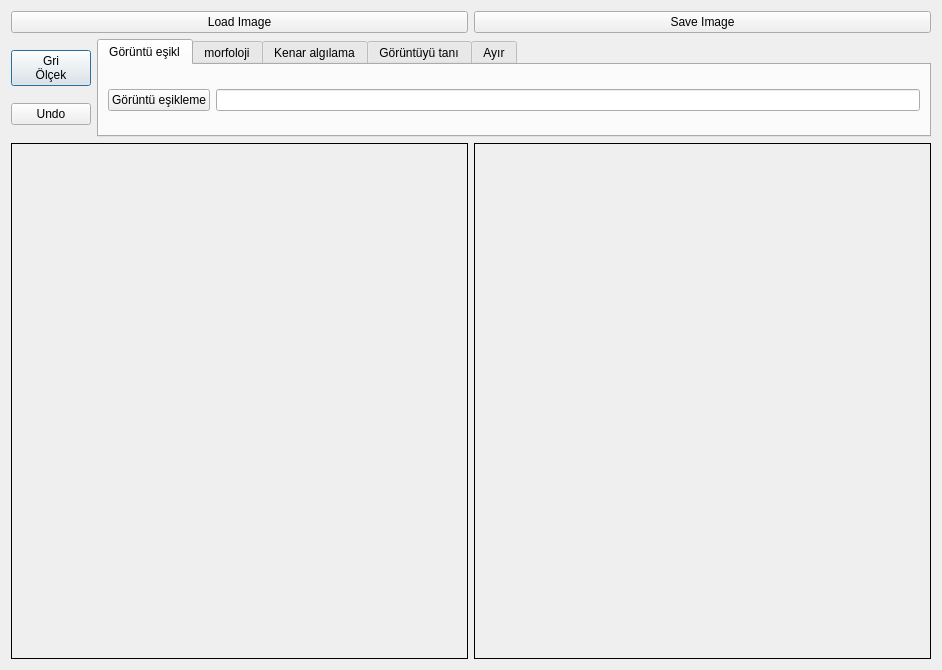
<?xml version="1.0" encoding="UTF-8"?>
<ui version="4.0">
 <class>Dialog</class>
 <widget class="QDialog" name="Dialog">
  <property name="windowModality">
   <enum>Qt::NonModal</enum>
  </property>
  <property name="geometry">
   <rect>
    <x>0</x>
    <y>0</y>
    <width>942</width>
    <height>670</height>
   </rect>
  </property>
  <property name="windowTitle">
   <string>Dialog</string>
  </property>
  <layout class="QGridLayout" name="gridLayout_11">
   <item row="1" column="0">
    <layout class="QHBoxLayout" name="horizontalLayout">
     <item>
      <layout class="QVBoxLayout" name="verticalLayout_2">
       <item>
        <widget class="QPushButton" name="grayButton">
         <property name="text">
          <string>Gri
Ölçek</string>
         </property>
        </widget>
       </item>
       <item>
        <widget class="QPushButton" name="undoButton">
         <property name="sizePolicy">
          <sizepolicy hsizetype="Minimum" vsizetype="Fixed">
           <horstretch>0</horstretch>
           <verstretch>0</verstretch>
          </sizepolicy>
         </property>
         <property name="focusPolicy">
          <enum>Qt::NoFocus</enum>
         </property>
         <property name="styleSheet">
          <string notr="true"/>
         </property>
         <property name="text">
          <string>Undo</string>
         </property>
        </widget>
       </item>
      </layout>
     </item>
     <item>
      <widget class="QTabWidget" name="tabWidget">
       <property name="sizePolicy">
        <sizepolicy hsizetype="Expanding" vsizetype="Preferred">
         <horstretch>0</horstretch>
         <verstretch>0</verstretch>
        </sizepolicy>
       </property>
       <property name="focusPolicy">
        <enum>Qt::NoFocus</enum>
       </property>
       <property name="currentIndex">
        <number>0</number>
       </property>
       <widget class="QWidget" name="tab">
        <property name="enabled">
         <bool>true</bool>
        </property>
        <attribute name="title">
         <string>Görüntü eşikl</string>
        </attribute>
        <layout class="QGridLayout" name="gridLayout_3">
         <item row="0" column="0">
          <layout class="QGridLayout" name="gridLayout_2">
           <item row="0" column="1">
            <widget class="QLineEdit" name="thresholdValue"/>
           </item>
           <item row="0" column="0">
            <widget class="QPushButton" name="thresholdButton">
             <property name="focusPolicy">
              <enum>Qt::NoFocus</enum>
             </property>
             <property name="text">
              <string>Görüntü eşikleme</string>
             </property>
            </widget>
           </item>
          </layout>
         </item>
        </layout>
       </widget>
       <widget class="QWidget" name="tab_2">
        <attribute name="title">
         <string>morfoloji</string>
        </attribute>
        <layout class="QGridLayout" name="gridLayout_6">
         <item row="0" column="0">
          <layout class="QGridLayout" name="gridLayout_5">
           <item row="0" column="0">
            <widget class="QComboBox" name="morBox">
             <item>
              <property name="text">
               <string>Dilation</string>
              </property>
             </item>
             <item>
              <property name="text">
               <string>Erosion</string>
              </property>
             </item>
             <item>
              <property name="text">
               <string>aç</string>
              </property>
             </item>
             <item>
              <property name="text">
               <string>kapat</string>
              </property>
             </item>
            </widget>
           </item>
           <item row="0" column="1">
            <layout class="QHBoxLayout" name="horizontalLayout_2">
             <item>
              <layout class="QGridLayout" name="gridLayout_4">
               <item row="1" column="0">
                <widget class="QLabel" name="label_4">
                 <property name="sizePolicy">
                  <sizepolicy hsizetype="Fixed" vsizetype="Fixed">
                   <horstretch>0</horstretch>
                   <verstretch>0</verstretch>
                  </sizepolicy>
                 </property>
                 <property name="text">
                  <string>Iteration</string>
                 </property>
                 <property name="alignment">
                  <set>Qt::AlignCenter</set>
                 </property>
                </widget>
               </item>
               <item row="0" column="1">
                <widget class="QLineEdit" name="kersizeEdit">
                 <property name="sizePolicy">
                  <sizepolicy hsizetype="Fixed" vsizetype="Fixed">
                   <horstretch>0</horstretch>
                   <verstretch>0</verstretch>
                  </sizepolicy>
                 </property>
                </widget>
               </item>
               <item row="0" column="0">
                <widget class="QLabel" name="label_3">
                 <property name="sizePolicy">
                  <sizepolicy hsizetype="Fixed" vsizetype="Fixed">
                   <horstretch>0</horstretch>
                   <verstretch>0</verstretch>
                  </sizepolicy>
                 </property>
                 <property name="text">
                  <string>Kernel Size</string>
                 </property>
                 <property name="alignment">
                  <set>Qt::AlignCenter</set>
                 </property>
                </widget>
               </item>
               <item row="1" column="1">
                <widget class="QLineEdit" name="iterEdit">
                 <property name="sizePolicy">
                  <sizepolicy hsizetype="Fixed" vsizetype="Fixed">
                   <horstretch>0</horstretch>
                   <verstretch>0</verstretch>
                  </sizepolicy>
                 </property>
                </widget>
               </item>
              </layout>
             </item>
             <item>
              <widget class="QPushButton" name="morButton">
               <property name="sizePolicy">
                <sizepolicy hsizetype="Fixed" vsizetype="Maximum">
                 <horstretch>0</horstretch>
                 <verstretch>0</verstretch>
                </sizepolicy>
               </property>
               <property name="focusPolicy">
                <enum>Qt::NoFocus</enum>
               </property>
               <property name="text">
                <string>Refresh</string>
               </property>
              </widget>
             </item>
             <item>
              <spacer name="horizontalSpacer">
               <property name="orientation">
                <enum>Qt::Horizontal</enum>
               </property>
               <property name="sizeType">
                <enum>QSizePolicy::Minimum</enum>
               </property>
               <property name="sizeHint" stdset="0">
                <size>
                 <width>40</width>
                 <height>20</height>
                </size>
               </property>
              </spacer>
             </item>
            </layout>
           </item>
          </layout>
         </item>
        </layout>
       </widget>
       <widget class="QWidget" name="tab_3">
        <attribute name="title">
         <string>Kenar algılama</string>
        </attribute>
        <layout class="QGridLayout" name="gridLayout_9">
         <item row="0" column="0">
          <layout class="QGridLayout" name="gridLayout_7">
           <item row="0" column="0">
            <widget class="QComboBox" name="edgeBox">
             <property name="sizePolicy">
              <sizepolicy hsizetype="Expanding" vsizetype="Fixed">
               <horstretch>0</horstretch>
               <verstretch>0</verstretch>
              </sizepolicy>
             </property>
             <item>
              <property name="text">
               <string>Laplasyen</string>
              </property>
             </item>
             <item>
              <property name="text">
               <string>Sobel</string>
              </property>
             </item>
             <item>
              <property name="text">
               <string>Perwitt</string>
              </property>
             </item>
             <item>
              <property name="text">
               <string>Frei &amp; Chen</string>
              </property>
             </item>
            </widget>
           </item>
           <item row="0" column="1">
            <widget class="QPushButton" name="edgeButton">
             <property name="sizePolicy">
              <sizepolicy hsizetype="Expanding" vsizetype="Fixed">
               <horstretch>0</horstretch>
               <verstretch>0</verstretch>
              </sizepolicy>
             </property>
             <property name="focusPolicy">
              <enum>Qt::NoFocus</enum>
             </property>
             <property name="text">
              <string>Go!</string>
             </property>
            </widget>
           </item>
          </layout>
         </item>
        </layout>
       </widget>
       <widget class="QWidget" name="tab_4">
        <attribute name="title">
         <string>Görüntüyü tanı</string>
        </attribute>
        <layout class="QGridLayout" name="gridLayout_8">
         <item row="0" column="0">
          <layout class="QVBoxLayout" name="verticalLayout">
           <item>
            <widget class="QLabel" name="label">
             <property name="text">
              <string>Şu anda Yalnızca İkili Görüntüyü Destekleyin</string>
             </property>
             <property name="alignment">
              <set>Qt::AlignCenter</set>
             </property>
            </widget>
           </item>
           <item>
            <widget class="QPushButton" name="seedButton">
             <property name="sizePolicy">
              <sizepolicy hsizetype="Minimum" vsizetype="Fixed">
               <horstretch>0</horstretch>
               <verstretch>0</verstretch>
              </sizepolicy>
             </property>
             <property name="focusPolicy">
              <enum>Qt::NoFocus</enum>
             </property>
             <property name="text">
              <string>Seeding</string>
             </property>
            </widget>
           </item>
          </layout>
         </item>
        </layout>
       </widget>
       <widget class="QWidget" name="tab_5">
        <attribute name="title">
         <string>Ayır</string>
        </attribute>
        <layout class="QGridLayout" name="gridLayout_10">
         <item row="0" column="0">
          <layout class="QGridLayout" name="gridLayout_13">
           <item row="0" column="0">
            <widget class="QPushButton" name="drawButton">
             <property name="enabled">
              <bool>true</bool>
             </property>
             <property name="focusPolicy">
              <enum>Qt::NoFocus</enum>
             </property>
             <property name="toolTipDuration">
              <number>-1</number>
             </property>
             <property name="text">
              <string>Draw</string>
             </property>
            </widget>
           </item>
          </layout>
         </item>
        </layout>
       </widget>
      </widget>
     </item>
    </layout>
   </item>
   
   <item row="0" column="0">
    <layout class="QGridLayout" name="gridLayout_14">
     <item row="0" column="0">
      <widget class="QPushButton" name="loadButton">
       <property name="focusPolicy">
        <enum>Qt::NoFocus</enum>
       </property>
       <property name="text">
        <string>Load Image</string>
       </property>
      </widget>
     </item>
     <item row="0" column="1">
      <widget class="QPushButton" name="saveButton">
       <property name="focusPolicy">
        <enum>Qt::NoFocus</enum>
       </property>
       <property name="text">
        <string>Save Image</string>
       </property>
      </widget>
     </item>
    </layout>
   </item>
   <item row="2" column="0">
    <layout class="QGridLayout" name="gridLayout">
     <item row="0" column="1">
      <widget class="QPaintLabel2" name="imgLabel_2">
       <property name="sizePolicy">
        <sizepolicy hsizetype="Expanding" vsizetype="Expanding">
         <horstretch>0</horstretch>
         <verstretch>0</verstretch>
        </sizepolicy>
       </property>
       <property name="frameShape">
        <enum>QFrame::Box</enum>
       </property>
       <property name="lineWidth">
        <number>1</number>
       </property>
       <property name="text">
        <string/>
       </property>
      </widget>
     </item>
     <item row="0" column="0">
      <widget class="QPaintLabel2" name="imgLabel_1">
       <property name="sizePolicy">
        <sizepolicy hsizetype="Expanding" vsizetype="Expanding">
         <horstretch>0</horstretch>
         <verstretch>0</verstretch>
        </sizepolicy>
       </property>
       <property name="frameShape">
        <enum>QFrame::Box</enum>
       </property>
       <property name="frameShadow">
        <enum>QFrame::Plain</enum>
       </property>
       <property name="lineWidth">
        <number>1</number>
       </property>
       <property name="text">
        <string/>
       </property>
      </widget>
     </item>
    </layout>
   </item>
  </layout>
 </widget>
 <customwidgets>
  <customwidget>
   <class>QPaintLabel2</class>
   <extends>QLabel</extends>
   <header>qpaintlabel2.h</header>
  </customwidget>
 </customwidgets>
 <resources/>
 <connections>
  <connection>
   <sender>thresholdValue</sender>
   <signal>returnPressed()</signal>
   <receiver>thresholdButton</receiver>
   <slot>click()</slot>
   <hints>
    <hint type="sourcelabel">
     <x>377</x>
     <y>86</y>
    </hint>
    <hint type="destinationlabel">
     <x>296</x>
     <y>89</y>
    </hint>
   </hints>
  </connection>
 </connections>
</ui>
